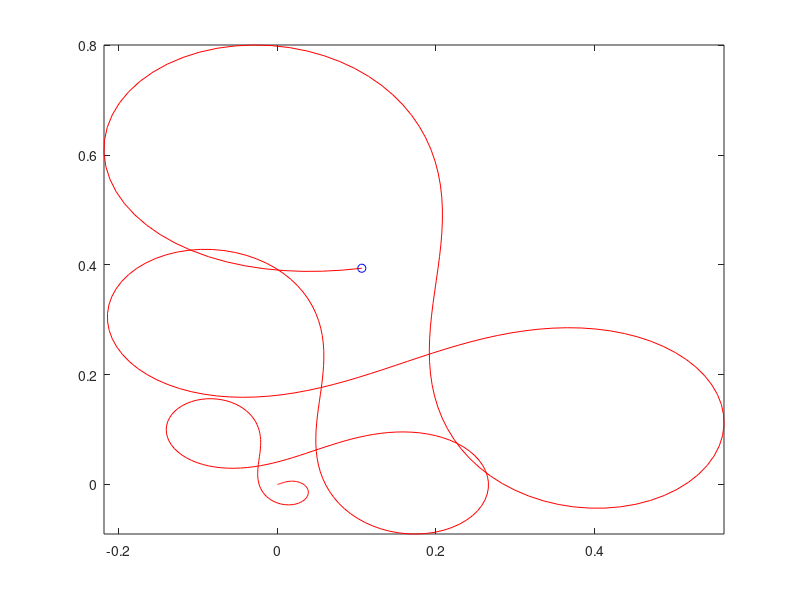

This chart was generated by the following MATLAB code:
clear;
clc;

% Generate time vector
dt = 0.25;
t_stop = 100;
t = 0:dt:t_stop;

% Standard deviations of noise to add to each parameter
sd_v = 0;
sd_omega = 0;
sd_r = 0;
sd_th = 0;%2*pi/180;

% Generate input vectors
v =  0.001* t;%ones(size(t)); %0.02 * (t)
omega = 0.5*cos(0.19*t+1);%0*ones(size(t)); %

% Generate position vectors
x = zeros(size(t));
y = zeros(size(t));
phi = zeros(size(t));

% Set starting position
x(1) = 0;
y(1) = 0;
phi(1) = 0;

% Simulate movement
for idx = 2:length(t)
    x(idx) = x(idx-1) + v(idx-1)*dt*cos(phi(idx-1));
    y(idx) = y(idx-1) + v(idx-1)*dt*sin(phi(idx-1));
    phi(idx) = phi(idx-1) + omega(idx-1)*dt;
end

% Specify landmarks
lm = [1 1 1; 2 -2 -0];

% Calculate observations
r = zeros(size(lm, 2), length(t));
theta = zeros(size(lm, 2), length(t));

for idx = 1:length(t)
    x_r = x(idx); y_r = y(idx); phi_r = phi(idx);
    dx = lm(1,:) - x_r;
    dy = lm(2,:) - y_r;
    r(:, idx) = sqrt(dx.^2 + dy.^2)' + sd_r .* randn(size(lm, 2), 1);
    theta(:, idx) = atan2(dy, dx)' - phi_r + sd_th .* randn(size(lm, 2), 1);
end

odometryData=[x' y' phi' v' omega' t'];
rData=[r'];
thetaData=[theta'];
csvwrite('test\rObs.dat',rData)
csvwrite('test\pos.dat',odometryData)
csvwrite('test\thetaObs.dat',thetaData)

comet(x, y);